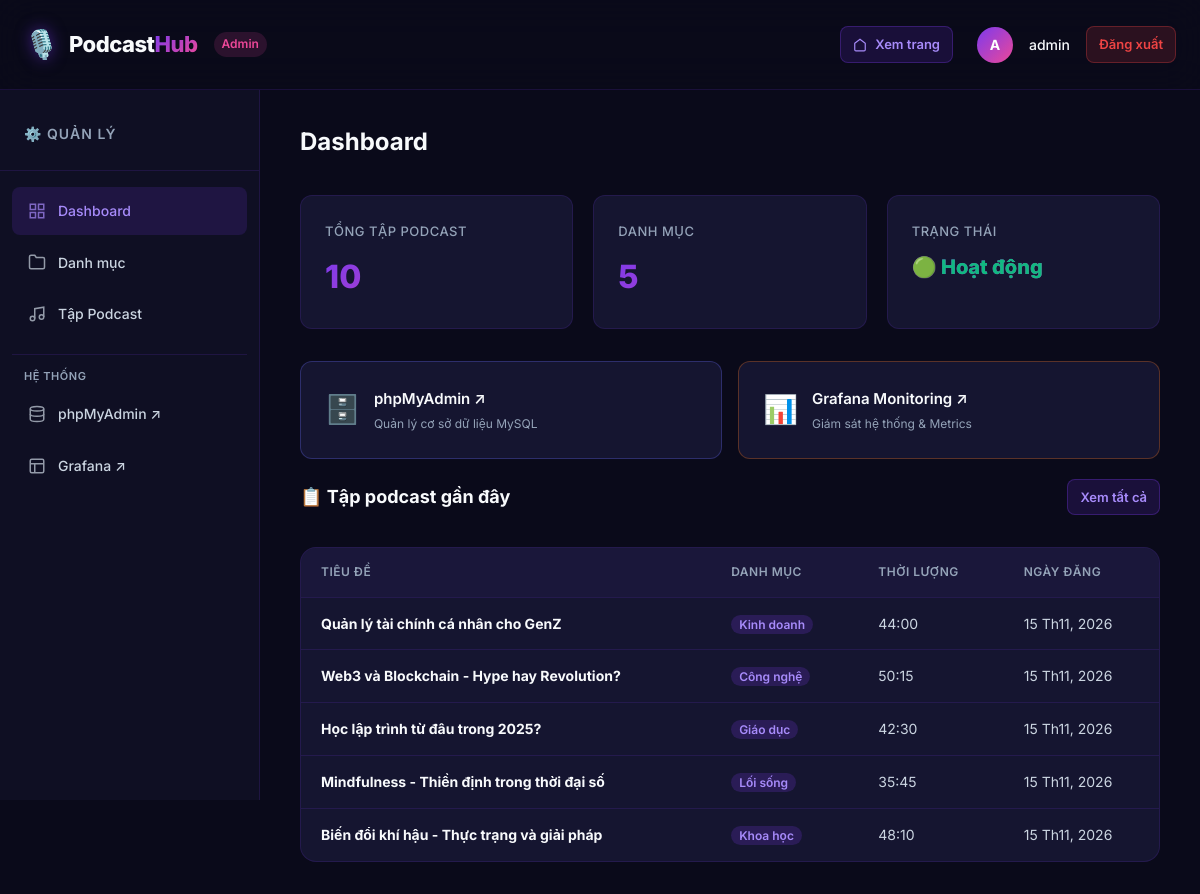
/admin/index.php (signed in), run on the app's committed database.
### tables this page shows
CREATE TABLE IF NOT EXISTS episodes (
    id INT AUTO_INCREMENT PRIMARY KEY,
    title VARCHAR(255) NOT NULL,
    slug VARCHAR(255) NOT NULL UNIQUE,
    description TEXT,
    audio_file VARCHAR(500) DEFAULT NULL,
    cover_image VARCHAR(500) DEFAULT NULL,
    category_id INT DEFAULT NULL,
    duration VARCHAR(20) DEFAULT '00:00',
    published_at DATE DEFAULT NULL,
    created_at TIMESTAMP DEFAULT CURRENT_TIMESTAMP,
    FOREIGN KEY (category_id) REFERENCES categories(id) ON DELETE SET NULL,
    INDEX idx_category (category_id),
    INDEX idx_published (published_at),
    FULLTEXT INDEX idx_search (title, description)
);

CREATE TABLE IF NOT EXISTS categories (
    id INT AUTO_INCREMENT PRIMARY KEY,
    name VARCHAR(255) NOT NULL,
    slug VARCHAR(255) NOT NULL UNIQUE,
    description TEXT,
    created_at TIMESTAMP DEFAULT CURRENT_TIMESTAMP
);

### public/admin/index.php (the view, shortened to what this page needs)
<?php
require_once __DIR__ . '/../../src/config.php';
require_once __DIR__ . '/../../src/functions.php';
$totalEpisodes = getTotalEpisodes($pdo);
$totalCategories = getTotalCategories($pdo);
$recentResult = getEpisodes($pdo, 1, 5);
renderAdminHeader('Dashboard', 'dashboard');
?>
<div class="stats-grid">
    <div class="stat-card">
        <div class="stat-card-label">Tổng tập podcast</div>
        <div class="stat-card-value"><?= $totalEpisodes ?></div>
    </div>
    <div class="stat-card">
        <div class="stat-card-label">Danh mục</div>
        <div class="stat-card-value"><?= $totalCategories ?></div>
    </div>
    <div class="stat-card">
        <div class="stat-card-label">Trạng thái</div>
        <div class="stat-card-value" style="font-size:20px; -webkit-text-fill-color: var(--success);">🟢 Hoạt động</div>
    </div>
</div>
<div style="display: grid; grid-template-columns: repeat(auto-fit, minmax(240px, 1fr)); gap: 16px; margin: 20px 0;">
    <a href="/phpmyadmin/" target="_blank" rel="noopener" class="stat-card" style="text-decoration: none; color: inherit; border-color: rgba(99, 102, 241, 0.3); transition: transform 0.2s, border-color 0.2s; display: flex; align-items: center; gap: 14px;">
        <div style="font-size: 28px;">🗄️</div>
        <div>
            <div style="font-weight: 600; font-size: 15px; color: var(--text-primary); margin-bottom: 2px;">phpMyAdmin ↗</div>
            <div style="font-size: 12px; color: var(--text-muted);">Quản lý cơ sở dữ liệu MySQL</div>
        </div>
    </a>
    <a href="http://localhost:3000" target="_blank" rel="noopener" class="stat-card" style="text-decoration: none; color: inherit; border-color: rgba(249, 115, 22, 0.3); transition: transform 0.2s, border-color 0.2s; display: flex; align-items: center; gap: 14px;">
        <div style="font-size: 28px;">📊</div>
        <div>
            <div style="font-weight: 600; font-size: 15px; color: var(--text-primary); margin-bottom: 2px;">Grafana Monitoring ↗</div>
            <div style="font-size: 12px; color: var(--text-muted);">Giám sát hệ thống & Metrics</div>
        </div>
    </a>
</div>
<div class="admin-header" style="margin-top:16px">
    <h2 class="admin-title" style="font-size:18px">📋 Tập podcast gần đây</h2>
    <a href="/admin/episodes.php" class="btn btn-secondary btn-sm">Xem tất cả</a>
</div>
<div class="admin-table-container">
    <table class="admin-table">
        <thead>
            <tr>
                <th>Tiêu đề</th>
                <th>Danh mục</th>
                <th>Thời lượng</th>
                <th>Ngày đăng</th>
            </tr>
        </thead>
        <tbody>
            <?php foreach ($recentResult['episodes'] as $ep): ?>
                <tr>
                    <td><strong style="color:var(--text-primary)"><?= e($ep['title']) ?></strong></td>
                    <td><span class="badge"><?= e($ep['category_name'] ?? 'N/A') ?></span></td>
                    <td><?= e(formatDuration($ep['duration'])) ?></td>
                    <td><?= formatDate($ep['published_at']) ?></td>
                </tr>
            <?php endforeach; ?>
        </tbody>
    </table>
</div>
<?php renderAdminFooter(); ?>

### src/functions.php (shortened to what this page needs)
<?php
function getEpisodes(PDO $pdo, int $page = 1, int $perPage = 9, ?int $categoryId = null, ?string $search = null): array {
    $where = [];
    $params = [];
    $whereClause = $where ? 'WHERE ' . implode(' AND ', $where) : '';
    $countSql = "SELECT COUNT(*) FROM episodes e {$whereClause}";
    $stmt = $pdo->prepare($countSql);
    $stmt->execute($params);
    $total = (int) $stmt->fetchColumn();
    $offset = ($page - 1) * $perPage;
    $sql = "SELECT e.*, c.name as category_name, c.slug as category_slug
            FROM episodes e
            LEFT JOIN categories c ON e.category_id = c.id
            {$whereClause}
            ORDER BY e.published_at DESC
            LIMIT {$perPage} OFFSET {$offset}";
    $stmt = $pdo->prepare($sql);
    $stmt->execute($params);
    return [
        'episodes' => $stmt->fetchAll(),
        'total'    => $total,
        'pages'    => (int) ceil($total / $perPage),
        'current'  => $page,
        'perPage'  => $perPage,
    ];
}
function getTotalEpisodes(PDO $pdo): int {
    return (int) $pdo->query("SELECT COUNT(*) FROM episodes")->fetchColumn();
}
function getTotalCategories(PDO $pdo): int {
    return (int) $pdo->query("SELECT COUNT(*) FROM categories")->fetchColumn();
}
function formatDuration(string $duration): string {
    return $duration ?: '00:00';
}
function formatDate(?string $date): string {
    $timestamp = strtotime($date);
    $months = ['', 'Th01', 'Th02', 'Th03', 'Th04', 'Th05', 'Th06',
               'Th07', 'Th08', 'Th09', 'Th10', 'Th11', 'Th12'];
    $day = date('d', $timestamp);
    $month = $months[(int)date('m', $timestamp)];
    $year = date('Y', $timestamp);
    return "{$day} {$month}, {$year}";
}
function e(?string $str): string {
    return htmlspecialchars($str ?? '', ENT_QUOTES, 'UTF-8');
}
    ?>
    <?php
function renderAdminHeader(string $title = 'Dashboard', string $activePage = 'dashboard'): void {
    $username = $_SESSION['admin_username'] ?? 'Admin';
    ?>
<!DOCTYPE html>
<html lang="vi">
<head>
    <link rel="stylesheet" href="/assets/css/style.css">
</head>
<body>
    <header class="admin-header-bar">
        <div style="display:flex;align-items:center;gap:16px">
            <a href="/" class="logo">
                <span class="logo-icon">🎙️</span>
                <span class="logo-text">Podcast<span class="logo-accent">Hub</span></span>
            </a>
            <span class="badge" style="background:rgba(236,72,153,0.15);color:var(--secondary)">Admin</span>
        </div>
        <div class="admin-user-info">
            <a href="/" class="btn btn-secondary btn-sm" style="margin-right:8px">
                <svg width="14" height="14" viewBox="0 0 24 24" fill="none" stroke="currentColor" stroke-width="2"><path d="M3 9l9-7 9 7v11a2 2 0 0 1-2 2H5a2 2 0 0 1-2-2z"></path></svg>
                Xem trang
            </a>
            <div class="user-avatar"><?= strtoupper(mb_substr($username, 0, 1)) ?></div>
            <span class="user-name"><?= e($username) ?></span>
            <a href="/admin/logout.php" class="btn btn-danger btn-sm">Đăng xuất</a>
        </div>
    </header>
    <div class="admin-layout">
        <aside class="admin-sidebar">
            <div class="admin-sidebar-header">
                <h3>⚙️ Quản lý</h3>
            </div>
            <ul class="admin-nav">
                <li>
                    <a href="/admin/index.php" class="<?= $activePage === 'dashboard' ? 'active' : '' ?>">
                        <svg viewBox="0 0 24 24" fill="none" stroke="currentColor" stroke-width="2"><rect x="3" y="3" width="7" height="7"></rect><rect x="14" y="3" width="7" height="7"></rect><rect x="14" y="14" width="7" height="7"></rect><rect x="3" y="14" width="7" height="7"></rect></svg>
                        Dashboard
                    </a>
                </li>
                <li>
                    <a href="/admin/categories.php" class="<?= $activePage === 'categories' ? 'active' : '' ?>">
                        <svg viewBox="0 0 24 24" fill="none" stroke="currentColor" stroke-width="2"><path d="M22 19a2 2 0 0 1-2 2H4a2 2 0 0 1-2-2V5a2 2 0 0 1 2-2h5l2 3h9a2 2 0 0 1 2 2z"></path></svg>
                        Danh mục
                    </a>
                </li>
                <li>
                    <a href="/admin/episodes.php" class="<?= $activePage === 'episodes' ? 'active' : '' ?>">
                        <svg viewBox="0 0 24 24" fill="none" stroke="currentColor" stroke-width="2"><path d="M9 18V5l12-2v13"></path><circle cx="6" cy="18" r="3"></circle><circle cx="18" cy="16" r="3"></circle></svg>
                        Tập Podcast
                    </a>
                </li>
                <li style="margin-top: 16px; padding-top: 12px; border-top: 1px solid var(--border-color); font-size: 11px; text-transform: uppercase; letter-spacing: 0.05em; color: var(--text-muted); font-weight: 600; padding-left: 12px;">
                    Hệ thống
                </li>
                <li>
                    <a href="/phpmyadmin/" target="_blank" rel="noopener">
                        <svg viewBox="0 0 24 24" fill="none" stroke="currentColor" stroke-width="2"><ellipse cx="12" cy="5" rx="9" ry="3"></ellipse><path d="M21 12c0 1.66-4 3-9 3s-9-1.34-9-3"></path><path d="M3 5v14c0 1.66 4 3 9 3s9-1.34 9-3V5"></path></svg>
                        phpMyAdmin ↗
                    </a>
                </li>
                <li>
                    <a href="http://localhost:3000" target="_blank" rel="noopener">
                        <svg viewBox="0 0 24 24" fill="none" stroke="currentColor" stroke-width="2"><rect x="3" y="3" width="18" height="18" rx="2"/><path d="M3 9h18"/><path d="M9 21V9"/></svg>
                        Grafana ↗
                    </a>
                </li>
            </ul>
        </aside>
        <div class="admin-main">
            <div class="admin-header">
                <h1 class="admin-title"><?= e($title) ?></h1>
            </div>
    <?php
}
function renderAdminFooter(): void {
    ?>
        </div>
    </div>
</body>
</html>
    <?php
}

### data on the page
episodes: title "Quản lý tài chính cá nhân cho GenZ", category.name "Kinh doanh", duration "44:00", published_at "15 Th11, 2026"
episodes: title "Web3 và Blockchain - Hype hay Revolution?", category.name "Công nghệ", duration "50:15", published_at "15 Th11, 2026"
episodes: title "Học lập trình từ đâu trong 2025?", category.name "Giáo dục", duration "42:30", published_at "15 Th11, 2026"
episodes: title "Mindfulness - Thiền định trong thời đại số", category.name "Lối sống", duration "35:45", published_at "15 Th11, 2026"
episodes: title "Biến đổi khí hậu - Thực trạng và giải pháp", category.name "Khoa học", duration "48:10", published_at "15 Th11, 2026"

### other printed values
mb_substr($username, 0, 1) "A"
$username "admin"
$title "Dashboard"
$totalEpisodes "10"
$totalCategories "5"
